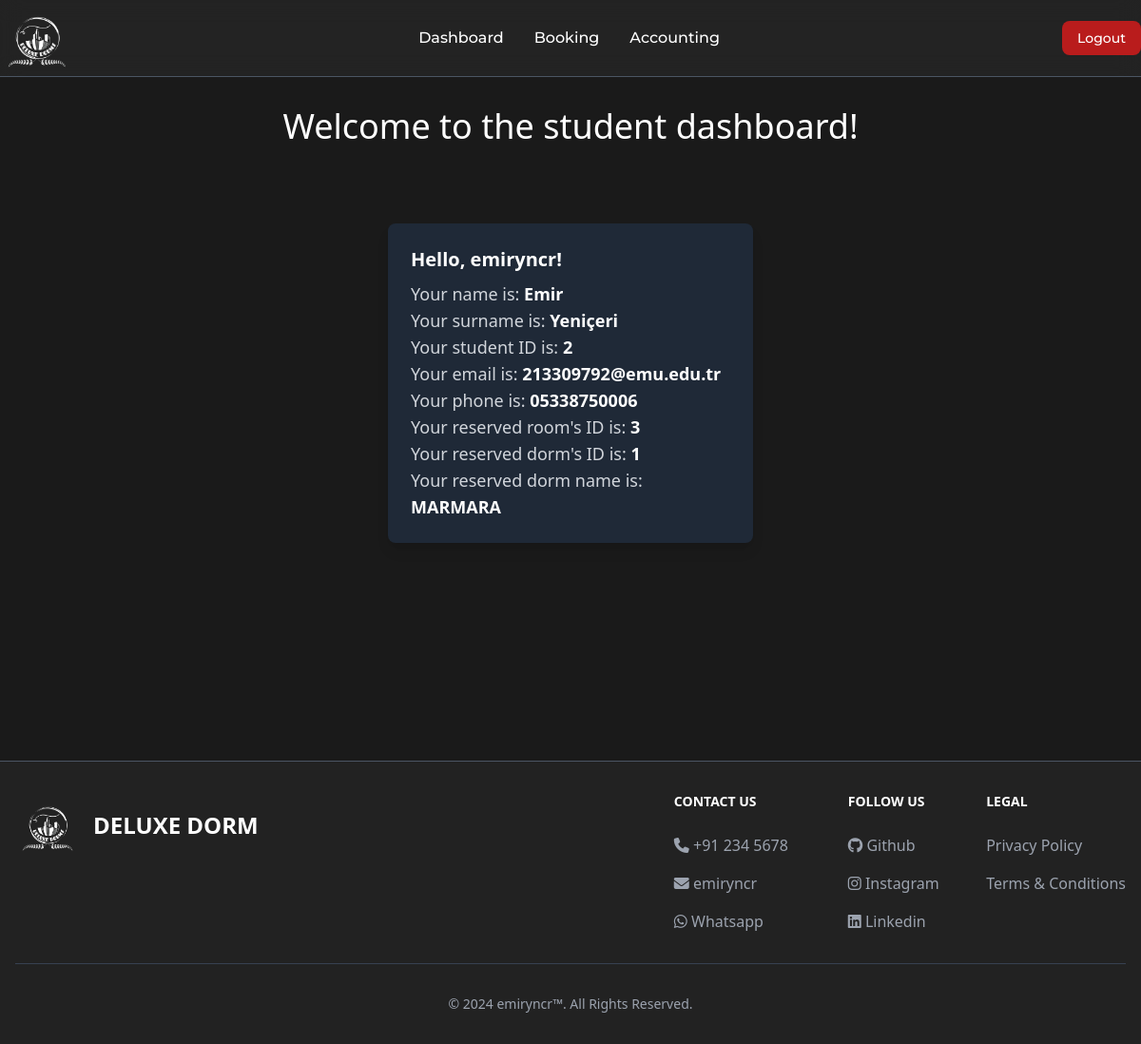
/mainPages/student/student.php (signed in), run on the app's committed database.
### tables this page shows
CREATE TABLE `users` (
  `userid` int(50) NOT NULL,
  `username` varchar(50) NOT NULL,
  `name` varchar(50) DEFAULT NULL,
  `surname` varchar(50) DEFAULT NULL,
  `email` varchar(50) DEFAULT NULL,
  `phone` varchar(50) DEFAULT NULL,
  `role` enum('Admin','Manager','Student') NOT NULL,
  `dormid` int(50) DEFAULT NULL,
  `password` varchar(255) NOT NULL
);

CREATE TABLE `rooms` (
  `roomid` int(11) NOT NULL,
  `assigndorm` int(11) NOT NULL,
  `roomname` varchar(50) NOT NULL,
  `price` int(20) NOT NULL,
  `roomtype` enum('single','double','triple','quad','dormitory') NOT NULL,
  `capacity` int(11) NOT NULL,
  `available_capacity` int(11) NOT NULL,
  `photo` varchar(255) NOT NULL
);

CREATE TABLE `dormitory` (
  `dormid` int(50) NOT NULL,
  `dormname` varchar(50) NOT NULL,
  `dormphone` int(50) NOT NULL,
  `location` varchar(50) NOT NULL,
  `typeofrooms` set('single','double','triple','quad','apartment') NOT NULL,
  `photo` varchar(255) NOT NULL
);

### mainPages/student/student.php (the view, shortened to what this page needs)
<?php
    include '../../database/database_connection.php';
    $username = $_SESSION['username'];
    $sql = "
        SELECT users.*, reservation.*, rooms.*, dormitory.*
        FROM users
        LEFT JOIN reservation
        ON users.userid = reservation.studentid
        LEFT JOIN rooms
        ON reservation.roomid = rooms.roomid
        LEFT JOIN dormitory
        ON rooms.assigndorm = dormitory.dormid
        WHERE users.username = '$username'
    ";
    $result = mysqli_query($connection, $sql);
?>
<!DOCTYPE html>
<html lang="en">
<head>
    <script src="https://cdn.tailwindcss.com"></script>
    <link rel="stylesheet" href="https://cdnjs.cloudflare.com/ajax/libs/font-awesome/6.6.0/css/all.min.css" />
</head>
<body class="bg-neutral-900">
    <div class="full-screen">
        <?php
            include '../components/navbar.php';
        ?>
        <main class="">
            <?php
                $page = isset($_GET['page']) ? $_GET['page'] : 'default';
                    switch($page) {
                        default:
                            echo '<h1 class="text-white text-4xl text-center">Welcome to the student dashboard!</h1>';
                            if ($result && mysqli_num_rows($result) > 0) {
                                $row = mysqli_fetch_assoc($result);
                                echo <<<HTML
                                    <div class="min-h-[500px] flex items-center justify-center">
                                        <div class="bg-gray-800 rounded-lg shadow-lg p-6 max-w-sm text-left">
                                            <p class="text-white text-xl font-semibold mb-2">Hello, {$row['username']}!</p>
                                            <p class="text-gray-300 text-lg">Your name is: <span class="font-bold text-white">{$row['name']}</span></p>
                                            <p class="text-gray-300 text-lg">Your surname is: <span class="font-bold text-white">{$row['surname']}</span></p>
                                            <p class="text-gray-300 text-lg">Your student ID is: <span class="font-bold text-white">{$row['userid']}</span></p>
                                            <p class="text-gray-300 text-lg">Your email is: <span class="font-bold text-white">{$row['email']}</span></p>
                                            <p class="text-gray-300 text-lg">Your phone is: <span class="font-bold text-white">{$row['phone']}</span></p>
                                            <p class="text-gray-300 text-lg">Your reserved room's ID is: <span class="font-bold text-white">{$row['roomid'] }</span></p>
                                            <p class="text-gray-300 text-lg">Your reserved dorm's ID is: <span class="font-bold text-white">{$row['assigndorm']}</span></p>
                                            <p class="text-gray-300 text-lg">Your reserved dorm name is: <span class="font-bold text-white">{$row['dormname']}</span></p>
                                        </div>
                                    </div>
                                HTML;
                            } else {
                                echo '<script>window.location.href="../../authPages/login.php";</script>';
                            }
                            break;
                    }
                    ?>
        </main>
    </div>
    <?php include '../components/footer.php'; ?>
</body>
</html>

### mainPages/student/student.php (style rules this page uses)
* { margin: 0; padding: 0; }
.full-screen { display: flex; flex-direction: column; min-height: 100vh; margin: 0; background-color: #1a1a1a; }
main { flex: 1; padding: 2rem; }

### data on the page
users: username "emiryncr", name "Emir", surname "Yeniçeri", userid "2", email "213309792@emu.edu.tr", phone "05338750006", rooms.roomid "3", rooms.assigndorm "1", dormitory.dormname "MARMARA"

### other printed values
$name "Dashboard"
$name "Booking"
$name "Accounting"
